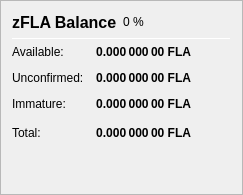
                   <widget class="QFrame" name="frame_ZerocoinBalances">
                    <property name="frameShape">
                     <enum>QFrame::StyledPanel</enum>
                    </property>
                    <property name="frameShadow">
                     <enum>QFrame::Raised</enum>
                    </property>
                    <layout class="QVBoxLayout" name="verticalLayout_7">
                     <item>
                      <layout class="QHBoxLayout" name="horizontalLayout_8" stretch="0,0,0">
                       <item>
                        <widget class="QLabel" name="label_5z_3">
                         <property name="minimumSize">
                          <size>
                           <width>0</width>
                           <height>20</height>
                          </size>
                         </property>
                         <property name="font">
                          <font>
                           <pointsize>12</pointsize>
                           <weight>75</weight>
                           <bold>true</bold>
                          </font>
                         </property>
                         <property name="text">
                          <string>zFLA Balance</string>
                         </property>
                        </widget>
                       </item>
                       <item>
                        <widget class="QLabel" name="labelzFLAPercent">
                         <property name="text">
                          <string notr="true">0 %</string>
                         </property>
                        </widget>
                       </item>
                       <item>
                        <spacer name="horizontalSpacer_11">
                         <property name="orientation">
                          <enum>Qt::Horizontal</enum>
                         </property>
                         <property name="sizeHint" stdset="0">
                          <size>
                           <width>40</width>
                           <height>20</height>
                          </size>
                         </property>
                        </spacer>
                       </item>
                      </layout>
                     </item>
                     <item>
                      <widget class="Line" name="line_ZerocoinBalance">
                       <property name="minimumSize">
                        <size>
                         <width>0</width>
                         <height>1</height>
                        </size>
                       </property>
                       <property name="maximumSize">
                        <size>
                         <width>16777215</width>
                         <height>1</height>
                        </size>
                       </property>
                       <property name="orientation">
                        <enum>Qt::Horizontal</enum>
                       </property>
                      </widget>
                     </item>
                     <item>
                      <layout class="QGridLayout" name="gridLayout_5">
                       <property name="spacing">
                        <number>12</number>
                       </property>
                       <item row="1" column="0">
                        <widget class="QLabel" name="labelzBalanceMatureText">
                         <property name="toolTip">
                          <string>Mature: more than 20 confirmation and more than 1 mint of the same denomination after it was minted.
These zFLA are spendable.</string>
                         </property>
                         <property name="text">
                          <string>Available:</string>
                         </property>
                        </widget>
                       </item>
                       <item row="1" column="1">
                        <widget class="QLabel" name="labelzBalanceMature">
                         <property name="font">
                          <font>
                           <weight>75</weight>
                           <bold>true</bold>
                          </font>
                         </property>
                         <property name="toolTip">
                          <string>Mature: more than 20 confirmation and more than 1 mint of the same denomination after it was minted.
These zFLA are spendable.</string>
                         </property>
                         <property name="text">
                          <string notr="true">0.000 000 00 FLA</string>
                         </property>
                         <property name="alignment">
                          <set>Qt::AlignRight|Qt::AlignTrailing|Qt::AlignVCenter</set>
                         </property>
                        </widget>
                       </item>
                       <item row="2" column="0">
                        <widget class="QLabel" name="labelzBalanceUnconfirmedText">
                         <property name="toolTip">
                          <string>Unconfirmed: less than 20 confirmations
Immature: confirmed, but less than 1 mint of the same denomination after it was minted</string>
                         </property>
                         <property name="text">
                          <string>Unconfirmed:</string>
                         </property>
                        </widget>
                       </item>
                       <item row="2" column="1">
                        <widget class="QLabel" name="labelzBalanceUnconfirmed">
                         <property name="font">
                          <font>
                           <weight>75</weight>
                           <bold>true</bold>
                          </font>
                         </property>
                         <property name="toolTip">
                          <string>Unconfirmed: less than 20 confirmations
Immature: confirmed, but less than 1 mint of the same denomination after it was minted</string>
                         </property>
                         <property name="text">
                          <string notr="true">0.000 000 00 FLA</string>
                         </property>
                         <property name="alignment">
                          <set>Qt::AlignRight|Qt::AlignTrailing|Qt::AlignVCenter</set>
                         </property>
                        </widget>
                       </item>
                       <item row="3" column="0">
                        <widget class="QLabel" name="labelzBalanceImmatureText">
                         <property name="toolTip">
                          <string>Unconfirmed: less than 20 confirmations
Immature: confirmed, but less than 1 mint of the same denomination after it was minted</string>
                         </property>
                         <property name="text">
                          <string>Immature:</string>
                         </property>
                        </widget>
                       </item>
                       <item row="3" column="1">
                        <widget class="QLabel" name="labelzBalanceImmature">
                         <property name="font">
                          <font>
                           <weight>75</weight>
                           <bold>true</bold>
                          </font>
                         </property>
                         <property name="toolTip">
                          <string>Unconfirmed: less than 20 confirmations
Immature: confirmed, but less than 1 mint of the same denomination after it was minted</string>
                         </property>
                         <property name="text">
                          <string notr="true">0.000 000 00 FLA</string>
                         </property>
                         <property name="alignment">
                          <set>Qt::AlignRight|Qt::AlignTrailing|Qt::AlignVCenter</set>
                         </property>
                        </widget>
                       </item>
                       <item row="4" column="0">
                        <widget class="QLabel" name="labelzBalanceText">
                         <property name="toolTip">
                          <string>Your current zFLA balance, unconfirmed and immature zFLA included.</string>
                         </property>
                         <property name="text">
                          <string>Total:</string>
                         </property>
                        </widget>
                       </item>
                       <item row="4" column="1">
                        <widget class="QLabel" name="labelzBalance">
                         <property name="font">
                          <font>
                           <weight>75</weight>
                           <bold>true</bold>
                          </font>
                         </property>
                         <property name="cursor">
                          <cursorShape>IBeamCursor</cursorShape>
                         </property>
                         <property name="toolTip">
                          <string>Your current zFLA balance, unconfirmed and immature zFLA included.</string>
                         </property>
                         <property name="text">
                          <string notr="true">0.000 000 00 FLA</string>
                         </property>
                         <property name="alignment">
                          <set>Qt::AlignRight|Qt::AlignTrailing|Qt::AlignVCenter</set>
                         </property>
                         <property name="textInteractionFlags">
                          <set>Qt::LinksAccessibleByMouse|Qt::TextSelectableByKeyboard|Qt::TextSelectableByMouse</set>
                         </property>
                        </widget>
                       </item>
                       <item row="4" column="2">
                        <spacer name="horizontalSpacer_4">
                         <property name="orientation">
                          <enum>Qt::Horizontal</enum>
                         </property>
                         <property name="sizeHint" stdset="0">
                          <size>
                           <width>40</width>
                           <height>20</height>
                          </size>
                         </property>
                        </spacer>
                       </item>
                      </layout>
                     </item>
                     <item>
                      <spacer name="verticalSpacer_4">
                       <property name="orientation">
                        <enum>Qt::Vertical</enum>
                       </property>
                       <property name="sizeHint" stdset="0">
                        <size>
                         <width>20</width>
                         <height>40</height>
                        </size>
                       </property>
                      </spacer>
                     </item>
                    </layout>
                   </widget>
